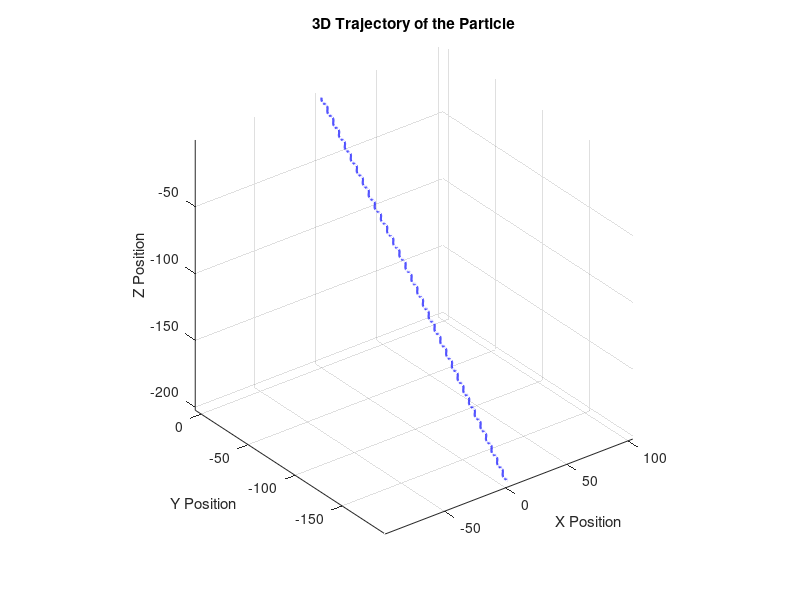
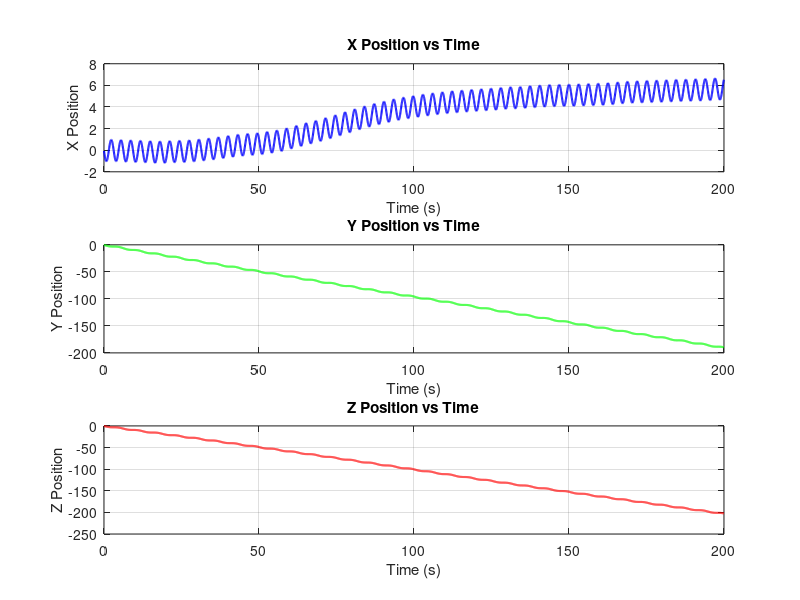

These figures' MATLAB source, in order: (Note: this script raises an error after producing the figures.)
% Initial conditions
positionx = 0; 
positiony = 0; 
positionz = 0; 
velocityx = -2; 
velocityy = -2;
velocityz = -2; 

t = 0; 
dt = 0.04; % time-step 
num_steps = 5000; % Define the number of simulation steps

% Storage for plotting & data
positionxs = zeros(num_steps, 1);  
positionys = zeros(num_steps, 1);  
positionzs = zeros(num_steps, 1);  
velocitiesx = zeros(num_steps, 1); 
velocitiesy = zeros(num_steps, 1); 
velocitiesz = zeros(num_steps, 1); 
outputs = zeros(num_steps, 1);

% Create single particle
p = [positionx, velocityx, positiony, velocityy, positionz, velocityz]; 

for j = 1:num_steps
    k_posx = -10;
    k_velx = -1;
    k_posy = -10;
    k_vely = -1;
    k_posz = -10;
    k_velz = -1;

    ax = 4*sin(2*t);
    ay = sin(t); 
    az = sin(t);

    p = p(:);  % enforce column
    a = [ax; ay; az];  % enforce column

    A = [1, dt, 0, 0, 0, 0; 
         0, 1, 0, 0, 0, 0; 
         0, 0, 1, dt, 0, 0; 
         0, 0, 0, 1, 0, 0; 
         0, 0, 0, 0, 1, dt; 
         0, 0, 0, 0, 0, 1]; 

    B = [dt^2/2, 0, 0; 
         dt, 0, 0; 
         0, dt^2/2, 0; 
         0, dt, 0; 
         0, 0, dt^2/2; 
         0, 0, dt]; 

    process_noise = 0.001* [1;1;1;1;1;1] .* randn(size(p)); 
    p = A * p + B * a + process_noise;  % clean matrix math

    % Store values for plotting
    positionxs(j) = p(1); % x
    positionys(j) = p(3); % y
    positionzs(j) = p(5); % z
    velocitiesx(j) = p(2); % vx
    velocitiesy(j) = p(4); % vy
    velocitiesz(j) = p(6); % vz

    % Output generation 
    observation_noise = 1; 
    ax = 0.33; bx = 0; 
    ay = 0.33; by = 0; 
    az = 0.33; bz = 0; 
    outputs(j) = p(1) * ax + p(2) * bx + p(3) * ay + p(4) * by + p(5) * az + p(6) * bz + observation_noise * randn; 

    t = t + dt; 
end

% Save for output 
save('positions.mat', 'positionxs', 'positionys', 'positionzs'); 
save('velocities.mat', 'velocitiesx', 'velocitiesy', 'velocitiesz'); 
save('outputs.mat', 'outputs'); 

% Plot results as a 3D line
figure;

% 3D line plot of the particle trajectory
plot3(positionxs, positionys, positionzs, 'b-', 'LineWidth', 1.5);

xlabel('X Position');
ylabel('Y Position');
zlabel('Z Position');
title('3D Trajectory of the Particle');
grid on;
axis equal;
view(3); % Set default 3D view


% Create time vector for plotting
time = (0:dt:(num_steps-1)*dt)';

% Create figure for position vs time plots
figure('Position', [100, 100, 900, 700]);

% Plot X position vs time
subplot(3,1,1);
plot(time, positionxs, 'b-', 'LineWidth', 1.5);
grid on;
xlabel('Time (s)');
ylabel('X Position');
title('X Position vs Time');

% Plot Y position vs time
subplot(3,1,2);
plot(time, positionys, 'g-', 'LineWidth', 1.5);
grid on;
xlabel('Time (s)');
ylabel('Y Position');
title('Y Position vs Time');

% Plot Z position vs time
subplot(3,1,3);
plot(time, positionzs, 'r-', 'LineWidth', 1.5);
grid on;
xlabel('Time (s)');
ylabel('Z Position');
title('Z Position vs Time');

% Adjust spacing between subplots
tight = get(gcf, 'Position');
set(gcf, 'Position', tight);
sgtitle('Position vs Time for Each Coordinate');